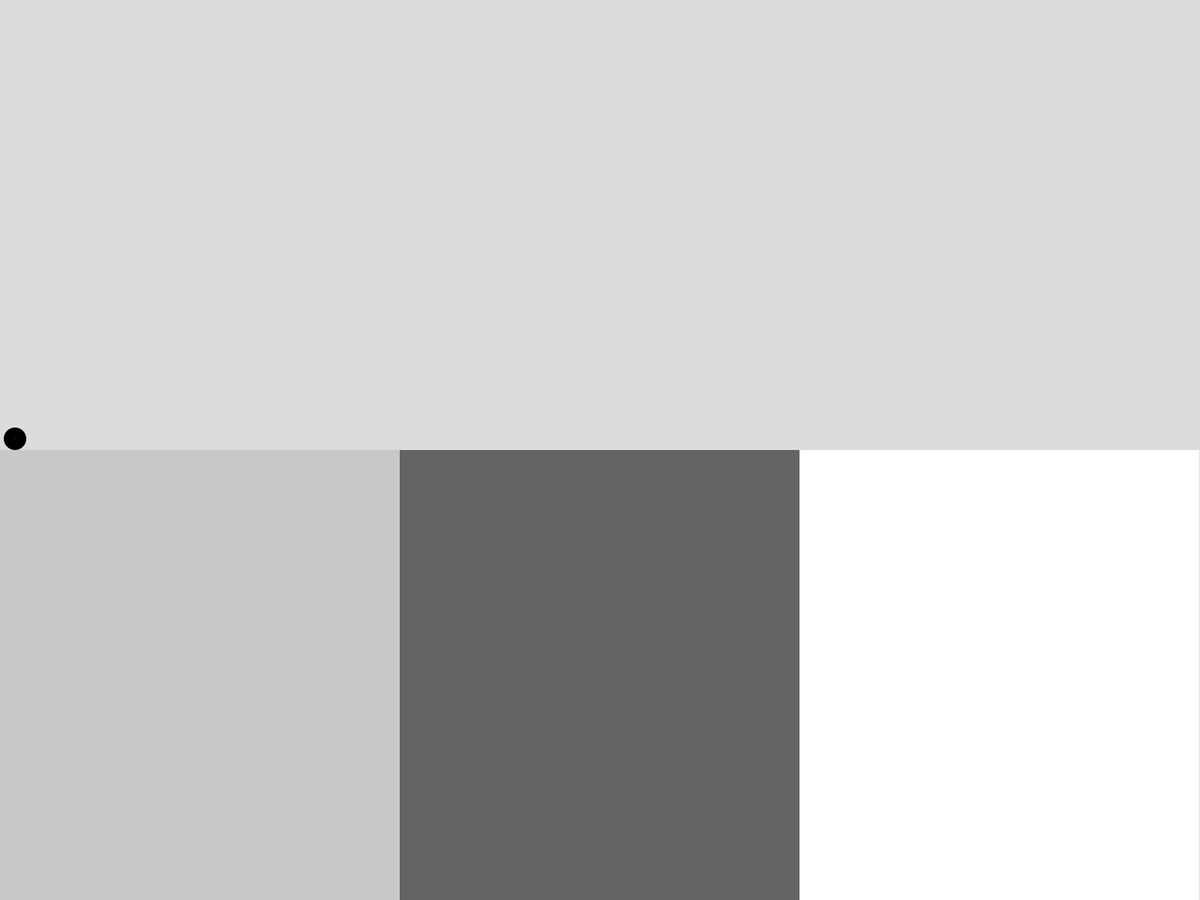
Frame 1 (no input)
Frame 60 (the mouse pressed at the canvas centre just before this capture): identical to frame 1, image omitted
Frame 120 (the mouse held since frame 60 and released just before this capture): identical to frame 1, image omitted

The Processing sketch that drew this single still picture (run headless with seeded random() and noise(); from frame 60 on, the mouse is pressed at the canvas centre):

// Processing sketch: e12_surfaces
// ── e12_surfaces.pde
/**
 * Forces - Surfaces
 *
 * Simulate surfaces with different friction forces.
 */

Mover mover;
float G = 0.4; // 'universal gravitational constant'

void setup() {
  fullScreen();
  mover = new Mover(3, 20, (height/2) - 15);
}

void draw() {
  background(220);

  noStroke();
  fill(200);
  rect(0, height/2, width/3, height/2);
  fill(100);
  rect(width/3, height/2, width/3, height/2);
  fill(255);
  rect(width/3*2, height/2, width/3, height/2);

  // Friction!
  float coefficient;
  if (mover.location.x < width/3) {
    coefficient = 0.3;
  } else if (mover.location.x < width/3*2) {
    coefficient = 0.4;
  } else {
    coefficient = 0.0;
  }
  PVector friction = mover.velocity.get();
  friction.mult(-1);
  friction.normalize();
  friction.mult(coefficient);
  mover.applyForce(friction);

  mover.update();
  mover.display();
  mover.checkEdges();
}

void keyPressed() {
  PVector force;
  if (key == CODED) {
    if (keyCode == RIGHT) {
      force = new PVector(0.5, 0);
      mover.applyForce(force);
    } else if (keyCode == LEFT) {
      force = new PVector(-0.5, 0);
      mover.applyForce(force);
    } else if (keyCode == UP) {
      force = new PVector(0, -5);
      mover.applyForce(force);
    }
  }
}

// ── Mover.pde
class Mover {
  PVector location;
  PVector velocity;
  PVector acceleration;

  // The ammount of matter in an object. We will visualize this as size but
  // note that size does not always indicate mass (e.g. metal ball vs. balloon).
  float mass;

  Mover(float m, float x, float y) {
    location = new PVector(x, y);
    velocity = new PVector(0, 0);
    acceleration = new PVector(0, 0);
    mass = m;
  }

  // Move the Mover
  void update() {
    // Motion 101 from Chapter 1
    velocity.add(acceleration);
    location.add(velocity);

    // We need to clear acceleration each frame, it has no memory (in contrast
    // to location), instead it is calculated based on the environmental forces
    // currently present.
    acceleration.mult(0);
  }

  // Draw the Mover
  void display() {
    noStroke();
    fill(0);
    // Scale size according to mass
    ellipse(location.x, location.y, mass * 10, mass * 10);

    // Visualize x,y origin
    fill(color(#F100FF));
    ellipse(location.x, location.y, 1, 1);
  }

  // Apply a force to the Mover
  void applyForce(PVector force) {
    // Wrong! - Forces override each other
    // acceleration = force;

    // We need to clone the force so we don't mutate it
    // PVector f = force.get();
    // force.div(mass);

    // An alternative way to write the above using the static method:
    PVector f = PVector.div(force, mass);

    // Right: Force accumulation
    acceleration.add(f);
  }

  // Calculate an attraction force to another Mover
  PVector attract(Mover m) {
    // Vector pointing from self to other Mover
    PVector force = PVector.sub(location, m.location);

    // Distance (magnitude)
    float distance = force.mag();

    // Constrain the distance so that we never consider the Mover less than
    // 5 pixels or more than 25 pixels away from the other Mover.
    //
    // This prevents dividing by distances that would be too strong or weak.
    distance = constrain(distance, 5.0, 25.0);

    // Normalize to unit vector for direction
    force.normalize();

    // Strength
    float strength = (G * mass * m.mass) / (distance * distance);
    force.mult(strength);

    return force;
  }

  // Calculate an repel force to another Mover
  PVector repel(Mover m) {
    // Vector pointing from self to other Mover
    PVector force = PVector.sub(location, m.location);

    // Distance (magnitude)
    float distance = force.mag();

    // Constrain the distance so that we never consider the Mover less than
    // 5 pixels or more than 25 pixels away from the other Mover.
    //
    // This prevents dividing by distances that would be too strong or weak.
    distance = constrain(distance, 5.0, 25.0);

    // Normalize to unit vector for direction
    force.normalize();

    // Strength
    float strength = (G * mass * m.mass) / (distance * distance);
    force.mult(-strength);

    return force;
  }

  // Bounce at edges
  void checkEdges() {
    float edge = (mass * 10) / 2;
    if ((location.x + edge >= width) || (location.x - edge <= 0)) {
      velocity.x = -velocity.x;
    }
    if ((location.y + edge >= height) || (location.y - edge <= 0)) {
      velocity.y = -velocity.y;
    }
  }
}
